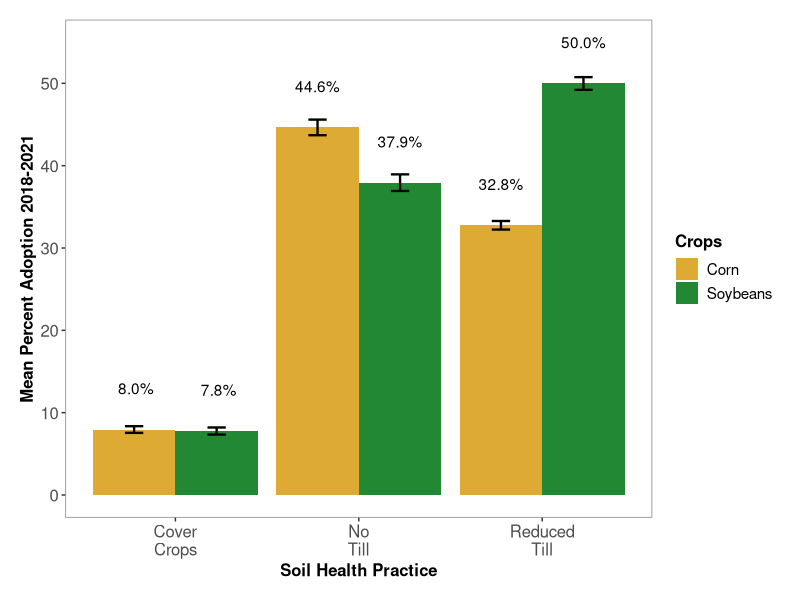
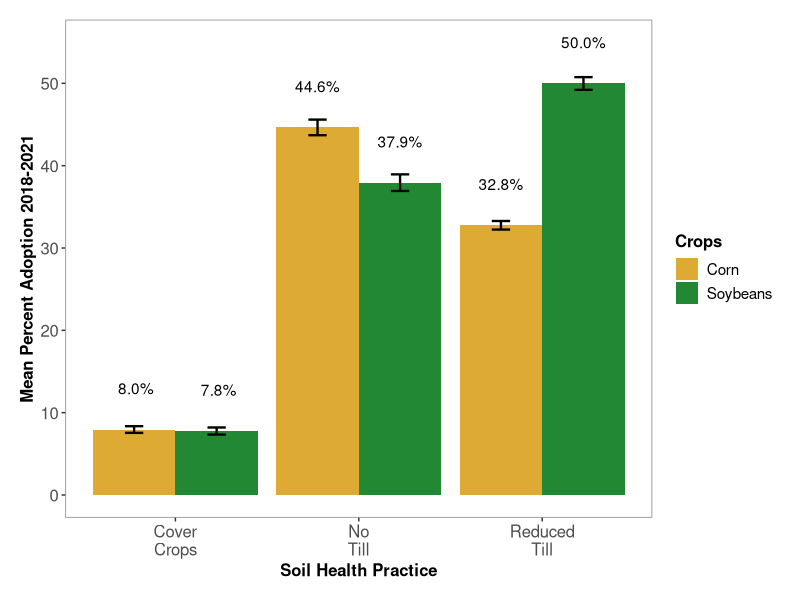
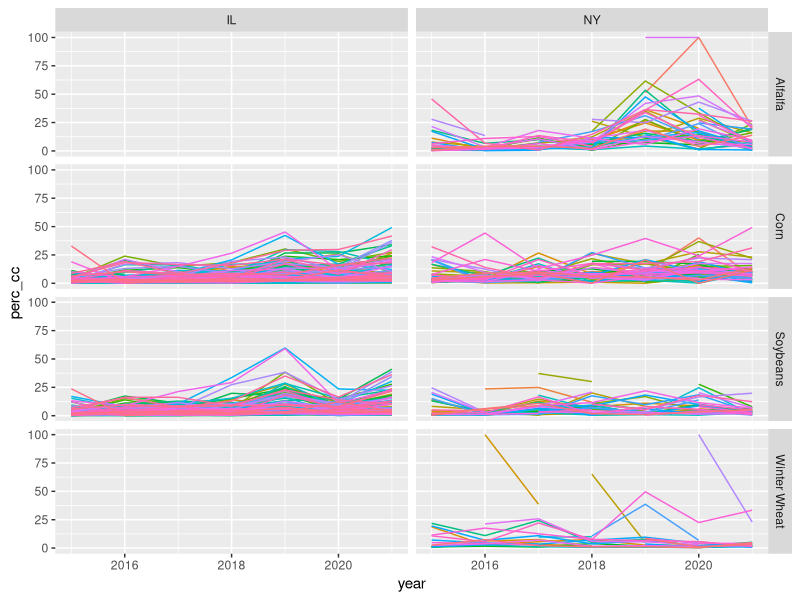
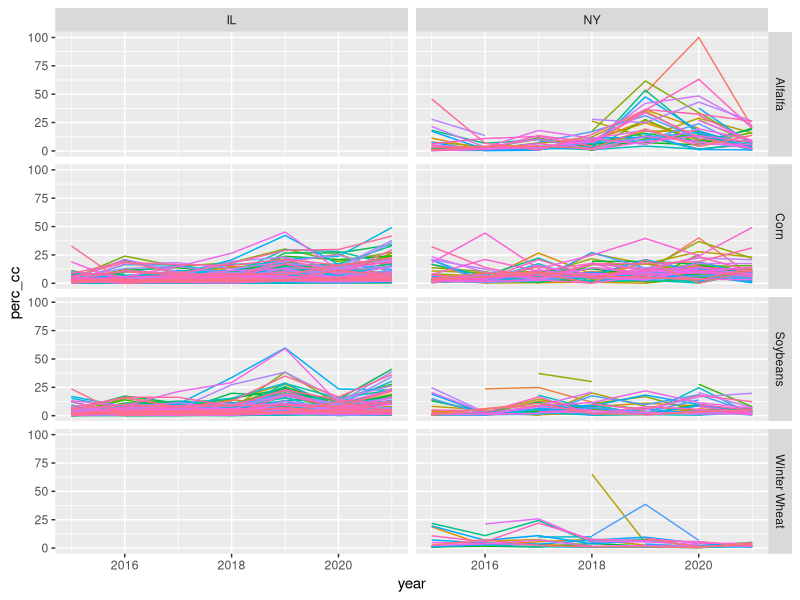

These figures' R source, in order:
# OpTIS adoption rate information for Illinois and New York aggregated by counties 2015-2021.
# Data shared with AFT from Regrow analysis.
# Column "kpi_name" gives different types of land use areas, with "area" meaning the 
# analyzed acres of the county, tillage type/ cover crop / etc.
# units are ACRES

# load packages
library(reshape2) # for dcast()
library(ggplot2)
library(dplyr)


# to update data, run "download data.R"




# load the data
datil <- read.csv("data/optis/datil.csv")
datny <- read.csv("data/optis/datny.csv")

# combine the data into one df
dat <- rbind(datil, datny)
# clean up
rm(datil)
rm(datny)

colnames(dat)[1] <- "state"
dat <- dat[,c(-2, -10)]

sum(is.na(dat$kpi_value))

# unique(dat$kpi_name)
# cast data into wide form for separate columns by kpi_name and kpi_value
datw <- dcast(dat, ...~kpi_name, value.var="kpi_value")
colnames(datw)[c(2,3,7:11)] <- c("county", "fips", "acres", "ct.acres", "cc.acres", "nt.acres", "rt.acres") 
# $acres is acres analyzed by OpTIS

# calculate percentages
datw$perc_ct <- 100*(datw$ct.acres / datw$acres)
datw$perc_cc <- 100*(datw$cc.acres / datw$acres)
datw$perc_nt <- 100*(datw$nt.acres / datw$acres)
datw$perc_rt <- 100*(datw$rt.acres / datw$acres)

# number of counties represented in IL data
datw %>%
  filter(state %in% "IL") %>%
  distinct(county) %>%
  n_distinct()
# 101 # 102 counties in IL, Lake County is missing, it's a tiny county between
# Chicago and Wisconsin border, basically still Chicago outlying area. No ag.
# surprised cook county (Chicago) is even in dataset!



# long form again, but leave out acreages, only need %s
datl <- melt(datw[, -c(6:11)], id=c("state", "county", "fips", "year", "crop_name"), na.rm=T)
# using na.rm = TRUE because do not have all combinations of crop acres per cover crop or tillage acres, e.g. 
# we have soybean acres in Ulster County, NY in 2015, but we do not have soybean cover crop acres for that 
# county-year. So when we melt, we get a bunch of Value = NA rows.

se <- function(x) sd(x) / sqrt(length(x))

# (ignore alfalfa and winter wheat acre for cover crops)

# what are the average county adoption rates and number of acres evaluated? (are any small counties driving percents up?)
# which counties are hotspots?
means_county <- datl %>%
                filter(year>2017) %>%
                group_by(state, county, variable) %>%
                summarize(Mean.perc = mean(value))

# do we mean small counties in terms of number of acres evaluated or small counties in terms of number of crop acres period?
# corn.acres <- datw[datw$state %in% "IL" & datw$crop_name %in% "Corn", c(1,2,7)]
# corn.acres <- corn.acres %>%
#               group_by(county) %>%
#               summarize(Mean.ac.eval = mean(acres))
# means_county <- left_join(means_county, corn.acres)
# cc <- means_county %>%
#   filter(variable %in% "perc_nt", state %in% "IL")

# what are the state average adoption rates by year and crop
means_cropyear <- datl %>% 
                group_by(state, year, crop_name, variable) %>%
                summarize(Mean = mean(value))
                          

# # what are the state average adoption rates by year (across all crops)
means_year <- datl%>%
              filter (! crop_name %in% "Alfalfa")  %>%
                  # because Alf is perennial no tillage, no covers
              filter(!(crop_name %in% "Winter Wheat" & variable == "perc_cc")) %>%
                  # because Alf is a perennial and winter wheat grows at same time as covers
              group_by(state, year, variable) %>%
              summarize(Mean = mean(value))

# what are the state average adoption rates across all available years (2015-2021) per crop?
means_crop <- datl%>%
                    filter (! crop_name %in% "Alfalfa")  %>%
                    # because Alf is perennial no tillage, no covers
                    filter(!(crop_name %in% "Winter Wheat" & variable == "perc_cc")) %>%
                    # because Alf is a perennial and winter wheat grows at same time as covers
                    group_by(state, crop_name, variable) %>%
                    summarize(Mean = mean(value))

# what are the state average adoption rates across MOST RECENT 4 YEARS 2018-2021?  
# note results not all that different between means_crop and means_crop_1821
# for now, will report most recent data:
means_crop_1821 <- datl%>%
              filter(year>2017) %>%
              filter (! crop_name %in% "Alfalfa")  %>%
              # because Alf is perennial no tillage, no covers
              filter(!(crop_name %in% "Winter Wheat" & variable == "perc_cc")) %>%
              # because Alf is a perennial and winter wheat grows at same time as covers
              group_by(state, crop_name, variable) %>%
              summarize(Mean = mean(value), se=se(value))

# what are the state average adoption rates across all years and crops
means_global <- datl%>%
                filter (! crop_name %in% "Alfalfa")  %>%
                  # because Alf is perennial no tillage, no covers
                filter(!(crop_name %in% "Winter Wheat" & variable == "perc_cc")) %>%
                  # because Alf is a perennial and winter wheat grows at same time as covers
                group_by(state, variable) %>%
                summarize(Mean = mean(value), se = se(value))


# plots for mean adoption rates

windows(xpinch=200, ypinch=200, width=5, height=5)

ggplot(dat=means_crop_1821[means_crop_1821$state=="IL",], aes(x=variable, y=Mean, group=crop_name)) + 
    geom_bar(stat="identity", position=position_dodge(), aes(fill=crop_name)) +
    geom_errorbar(aes(ymin=Mean-se, ymax=Mean+se), linewidth=0.8, color="#000000",
                  position=position_dodge(0.9), width=0.2) +
    scale_x_discrete(limits=c("perc_cc", "perc_nt", "perc_rt"), 
                       labels=c("Cover\nCrops", "No\nTill", "Reduced\nTill")) +  # ok to just leave out conventional till?
    scale_fill_manual(values=c("#DDAA33", "#228833", "#66CCEE"), 
                      labels=c("Corn", "Soybeans", "Winter Wheat"),
                      name="Crops") +
    scale_y_continuous(breaks=seq(0,70,10)) +
    ylab("Mean Percent Adoption 2018-2021") +
    xlab("Soil Health Practice") +
    geom_text(aes(y=Mean +5, 
                  label=paste0(format(round(Mean, digits=1), nsmall=1), "%")), 
                  position=position_dodge(0.9)) +
    # facet_grid(.~state) +
    theme(
        #legend.text.align=0,
        panel.grid.minor=element_blank(), 
        panel.grid.major=element_blank() ,
        # axis.text.x=element_text(angle=-30, hjust=0, size=11),
        axis.text=element_text(size=12),
        axis.title.x=element_text(size=12, face="bold"),
        axis.title.y=element_text(size=12, face="bold"),
        panel.background = element_rect(fill = 'white') ,
        panel.border=element_rect(color="grey50", fill=NA, linewidth=0.5),
        strip.text=element_text(size=12, face="bold"),
        legend.text=element_text(size=11),
        legend.title=element_text(size=12, face="bold"),
        plot.margin = unit(c(0.5,0.5,0.5,0.5), "cm")
    )
       
ggsave("plots/IL_bar_means_crop_1821.png")    






# how does adoption rate change over time?

windows(xpinch=200, ypinch=200, width=5, height=5)

ggplot(data=datw, aes(y=perc_cc, x=year, group=county)) +
  geom_line(aes(color=county), show.legend=F) + #, position="jitter", size=0.5) +
  facet_grid(rows=vars(crop_name), cols=vars(state))

# which counties have at least 5 years of consecutive measurements?
# work with a subset of data
subs <- datw[,c(1,2,5,4)]
# 
subs <- subs %>%
  group_by(state, county, crop_name) %>%
  mutate(con_yrs = cumsum(c(1, diff(year)>1))) %>%  # make col that is "1" for consecutive years, 2 if non-consecutive years
  group_by(state, county, crop_name, con_yrs) %>% # group by new column
  mutate(start = min(year), end = max(year), diff=end - start) # list first and last year of consecutive groups

# join back together with rest of data
datw2 <- left_join(datw, subs) %>%
  filter(diff>4) # only keep county-crop-years with at least 5 years consecutive data 2015-2021
# removes 102 county-crop-years
ggplot(data=datw2, aes(y=perc_cc, x=year, group=county)) +
  geom_line(aes(color=county), show.legend=F) + #, position="jitter", size=0.5) +
  facet_grid(rows=vars(crop_name), cols=vars(state))
unique(datw2$diff)

sum(is.na(datw$perc_cc))
sum(is.na(datw$acres))
sum(is.na(datw$cc.acres))
test <- datw[rowSums(is.na(datw))>0,]
# turns out that we create NAs for counties where certain kpi_names are not measured
# for that county that year that crop
# so need to do the subs code above for each kpi_name